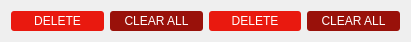
   <widget class="QWidget" name="gridLayoutWidget_2">
    <property name="geometry">
     <rect>
      <x>750</x>
      <y>310</y>
      <width>411</width>
      <height>21</height>
     </rect>
    </property>
    <layout class="QGridLayout" name="gridLayout_2">
     <item row="0" column="2">
      <widget class="QPushButton" name="btn2SS_delete">
       <property name="styleSheet">
        <string notr="true">QPushButton#btn2SS_delete {color: #fff;background-color: #E9190F;border-radius: 3px;padding: 3px;}QPushButton#btn2SS_delete:hover:!pressed {background-color: #D3170D;}</string>
       </property>
       <property name="text">
        <string>DELETE</string>
       </property>
      </widget>
     </item>
     <item row="0" column="0">
      <widget class="QPushButton" name="btn2FS_delete">
       <property name="styleSheet">
        <string notr="true">QPushButton#btn2FS_delete {color: #fff;background-color: #E9190F;border-radius: 3px;	padding: 3px;}QPushButton#btn2FS_delete:hover:!pressed {background-color: #D3170D;}</string>
       </property>
       <property name="text">
        <string>DELETE</string>
       </property>
      </widget>
     </item>
     <item row="0" column="1">
      <widget class="QPushButton" name="btn2FS_clear">
       <property name="styleSheet">
        <string notr="true">QPushButton#btn2FS_clear {color: #fff;background-color: #99110A;border-radius: 3px;	padding: 3px;}QPushButton#btn2FS_clear:hover:!pressed {background-color: #860F09;}</string>
       </property>
       <property name="text">
        <string>CLEAR ALL</string>
       </property>
      </widget>
     </item>
     <item row="0" column="3">
      <widget class="QPushButton" name="btn2SS_clear">
       <property name="styleSheet">
        <string notr="true">QPushButton#btn2SS_clear {color: #fff;background-color: #99110A;border-radius: 3px;padding: 3px;}QPushButton#btn2SS_clear:hover:!pressed {background-color: #860F09;}</string>
       </property>
       <property name="text">
        <string>CLEAR ALL</string>
       </property>
      </widget>
     </item>
    </layout>
   </widget>
